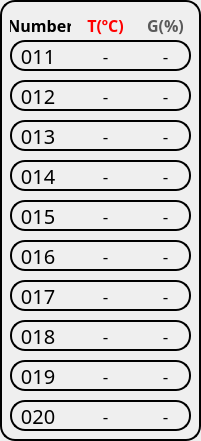
    <widget class="QFrame" name="frame_6">
     <property name="geometry">
      <rect>
       <x>210</x>
       <y>10</y>
       <width>201</width>
       <height>441</height>
      </rect>
     </property>
     <property name="styleSheet">
      <string notr="true">background-color:None;
border: 2px solid rgb(0,0,0);
border-radius: 15px;</string>
     </property>
     <property name="frameShape">
      <enum>QFrame::StyledPanel</enum>
     </property>
     <property name="frameShadow">
      <enum>QFrame::Raised</enum>
     </property>
     <widget class="QLabel" name="sensor_name_11">
      <property name="geometry">
       <rect>
        <x>10</x>
        <y>40</y>
        <width>181</width>
        <height>31</height>
       </rect>
      </property>
      <property name="font">
       <font>
        <family>KoPubWorld돋움체 Medium</family>
        <pointsize>15</pointsize>
       </font>
      </property>
      <property name="styleSheet">
       <string notr="true">background-color:None;
border: 2px solid rgb(0,0,0);
border-radius: 15px;</string>
      </property>
      <property name="text">
       <string/>
      </property>
      <property name="alignment">
       <set>Qt::AlignLeading|Qt::AlignLeft|Qt::AlignVCenter</set>
      </property>
     </widget>
     <widget class="QLabel" name="sensor_name_12">
      <property name="geometry">
       <rect>
        <x>10</x>
        <y>80</y>
        <width>181</width>
        <height>31</height>
       </rect>
      </property>
      <property name="font">
       <font>
        <family>KoPubWorld돋움체 Medium</family>
        <pointsize>15</pointsize>
       </font>
      </property>
      <property name="styleSheet">
       <string notr="true">background-color:None;
border: 2px solid rgb(0,0,0);
border-radius: 15px;
color:blue;</string>
      </property>
      <property name="text">
       <string/>
      </property>
      <property name="alignment">
       <set>Qt::AlignLeading|Qt::AlignLeft|Qt::AlignVCenter</set>
      </property>
     </widget>
     <widget class="QLabel" name="sensor_name_13">
      <property name="geometry">
       <rect>
        <x>10</x>
        <y>120</y>
        <width>181</width>
        <height>31</height>
       </rect>
      </property>
      <property name="font">
       <font>
        <family>KoPubWorld돋움체 Medium</family>
        <pointsize>15</pointsize>
       </font>
      </property>
      <property name="styleSheet">
       <string notr="true">background-color:None;
border: 2px solid rgb(0,0,0);
border-radius: 15px;</string>
      </property>
      <property name="text">
       <string/>
      </property>
      <property name="alignment">
       <set>Qt::AlignLeading|Qt::AlignLeft|Qt::AlignVCenter</set>
      </property>
     </widget>
     <widget class="QLabel" name="sensor_name_14">
      <property name="geometry">
       <rect>
        <x>10</x>
        <y>160</y>
        <width>181</width>
        <height>31</height>
       </rect>
      </property>
      <property name="font">
       <font>
        <family>KoPubWorld돋움체 Medium</family>
        <pointsize>15</pointsize>
       </font>
      </property>
      <property name="styleSheet">
       <string notr="true">background-color:None;
border: 2px solid rgb(0,0,0);
border-radius: 15px;</string>
      </property>
      <property name="text">
       <string/>
      </property>
      <property name="alignment">
       <set>Qt::AlignLeading|Qt::AlignLeft|Qt::AlignVCenter</set>
      </property>
     </widget>
     <widget class="QLabel" name="sensor_name_15">
      <property name="geometry">
       <rect>
        <x>10</x>
        <y>200</y>
        <width>181</width>
        <height>31</height>
       </rect>
      </property>
      <property name="font">
       <font>
        <family>KoPubWorld돋움체 Medium</family>
        <pointsize>15</pointsize>
       </font>
      </property>
      <property name="styleSheet">
       <string notr="true">background-color:None;
border: 2px solid rgb(0,0,0);
border-radius: 15px;</string>
      </property>
      <property name="text">
       <string/>
      </property>
      <property name="alignment">
       <set>Qt::AlignLeading|Qt::AlignLeft|Qt::AlignVCenter</set>
      </property>
     </widget>
     <widget class="QLabel" name="sensor_name_16">
      <property name="geometry">
       <rect>
        <x>10</x>
        <y>240</y>
        <width>181</width>
        <height>31</height>
       </rect>
      </property>
      <property name="font">
       <font>
        <family>KoPubWorld돋움체 Medium</family>
        <pointsize>15</pointsize>
       </font>
      </property>
      <property name="styleSheet">
       <string notr="true">background-color:None;
border: 2px solid rgb(0,0,0);
border-radius: 15px;
color:blue;</string>
      </property>
      <property name="text">
       <string/>
      </property>
      <property name="alignment">
       <set>Qt::AlignLeading|Qt::AlignLeft|Qt::AlignVCenter</set>
      </property>
     </widget>
     <widget class="QLabel" name="sensor_name_17">
      <property name="geometry">
       <rect>
        <x>10</x>
        <y>280</y>
        <width>181</width>
        <height>31</height>
       </rect>
      </property>
      <property name="font">
       <font>
        <family>KoPubWorld돋움체 Medium</family>
        <pointsize>15</pointsize>
       </font>
      </property>
      <property name="styleSheet">
       <string notr="true">background-color:None;
border: 2px solid rgb(0,0,0);
border-radius: 15px;</string>
      </property>
      <property name="text">
       <string/>
      </property>
      <property name="alignment">
       <set>Qt::AlignLeading|Qt::AlignLeft|Qt::AlignVCenter</set>
      </property>
     </widget>
     <widget class="QLabel" name="sensor_name_18">
      <property name="geometry">
       <rect>
        <x>10</x>
        <y>320</y>
        <width>181</width>
        <height>31</height>
       </rect>
      </property>
      <property name="font">
       <font>
        <family>KoPubWorld돋움체 Medium</family>
        <pointsize>15</pointsize>
       </font>
      </property>
      <property name="styleSheet">
       <string notr="true">background-color:None;
border: 2px solid rgb(0,0,0);
border-radius: 15px;</string>
      </property>
      <property name="text">
       <string/>
      </property>
      <property name="alignment">
       <set>Qt::AlignLeading|Qt::AlignLeft|Qt::AlignVCenter</set>
      </property>
     </widget>
     <widget class="QLabel" name="sensor_name_19">
      <property name="geometry">
       <rect>
        <x>10</x>
        <y>360</y>
        <width>181</width>
        <height>31</height>
       </rect>
      </property>
      <property name="font">
       <font>
        <family>KoPubWorld돋움체 Medium</family>
        <pointsize>15</pointsize>
       </font>
      </property>
      <property name="styleSheet">
       <string notr="true">background-color:None;
border: 2px solid rgb(0,0,0);
border-radius: 15px;</string>
      </property>
      <property name="text">
       <string/>
      </property>
      <property name="alignment">
       <set>Qt::AlignLeading|Qt::AlignLeft|Qt::AlignVCenter</set>
      </property>
     </widget>
     <widget class="QLabel" name="sensor_name_20">
      <property name="geometry">
       <rect>
        <x>10</x>
        <y>400</y>
        <width>181</width>
        <height>31</height>
       </rect>
      </property>
      <property name="font">
       <font>
        <family>KoPubWorld돋움체 Medium</family>
        <pointsize>15</pointsize>
       </font>
      </property>
      <property name="styleSheet">
       <string notr="true">background-color:None;
border: 2px solid rgb(0,0,0);
border-radius: 15px;
color:blue;</string>
      </property>
      <property name="text">
       <string/>
      </property>
      <property name="alignment">
       <set>Qt::AlignLeading|Qt::AlignLeft|Qt::AlignVCenter</set>
      </property>
     </widget>
     <widget class="QLabel" name="label_5">
      <property name="geometry">
       <rect>
        <x>10</x>
        <y>10</y>
        <width>61</width>
        <height>31</height>
       </rect>
      </property>
      <property name="font">
       <font>
        <family>KoPubWorld돋움체 Medium</family>
        <pointsize>12</pointsize>
        <weight>75</weight>
        <bold>true</bold>
       </font>
      </property>
      <property name="styleSheet">
       <string notr="true">background-color:None;
border: None;</string>
      </property>
      <property name="text">
       <string>Number</string>
      </property>
      <property name="alignment">
       <set>Qt::AlignCenter</set>
      </property>
     </widget>
     <widget class="QLabel" name="label_6">
      <property name="geometry">
       <rect>
        <x>80</x>
        <y>10</y>
        <width>51</width>
        <height>31</height>
       </rect>
      </property>
      <property name="font">
       <font>
        <family>KoPubWorld돋움체 Medium</family>
        <pointsize>12</pointsize>
        <weight>75</weight>
        <bold>true</bold>
       </font>
      </property>
      <property name="styleSheet">
       <string notr="true">background-color:None;
border: None;
color:rgb(255,0,0);</string>
      </property>
      <property name="text">
       <string>T(ºC)</string>
      </property>
      <property name="alignment">
       <set>Qt::AlignCenter</set>
      </property>
     </widget>
     <widget class="QLabel" name="label_13">
      <property name="geometry">
       <rect>
        <x>140</x>
        <y>10</y>
        <width>51</width>
        <height>31</height>
       </rect>
      </property>
      <property name="font">
       <font>
        <family>KoPubWorld돋움체 Medium</family>
        <pointsize>12</pointsize>
        <weight>75</weight>
        <bold>true</bold>
       </font>
      </property>
      <property name="styleSheet">
       <string notr="true">background-color:None;
border: None;
color:rgb(90,90,90);</string>
      </property>
      <property name="text">
       <string>G(%)</string>
      </property>
      <property name="alignment">
       <set>Qt::AlignCenter</set>
      </property>
     </widget>
     <widget class="QLabel" name="t13_lb">
      <property name="geometry">
       <rect>
        <x>80</x>
        <y>120</y>
        <width>51</width>
        <height>31</height>
       </rect>
      </property>
      <property name="font">
       <font>
        <family>KoPubWorld돋움체 Medium</family>
        <pointsize>13</pointsize>
        <strikeout>false</strikeout>
       </font>
      </property>
      <property name="styleSheet">
       <string notr="true">background-color:None;
border: None;</string>
      </property>
      <property name="text">
       <string>-</string>
      </property>
      <property name="alignment">
       <set>Qt::AlignCenter</set>
      </property>
     </widget>
     <widget class="QLabel" name="g18_lb">
      <property name="geometry">
       <rect>
        <x>140</x>
        <y>320</y>
        <width>51</width>
        <height>31</height>
       </rect>
      </property>
      <property name="font">
       <font>
        <family>KoPubWorld돋움체 Medium</family>
        <pointsize>13</pointsize>
       </font>
      </property>
      <property name="styleSheet">
       <string notr="true">background-color:None;
border: None;</string>
      </property>
      <property name="text">
       <string>-</string>
      </property>
      <property name="alignment">
       <set>Qt::AlignCenter</set>
      </property>
     </widget>
     <widget class="QLabel" name="g12_lb">
      <property name="geometry">
       <rect>
        <x>140</x>
        <y>80</y>
        <width>51</width>
        <height>31</height>
       </rect>
      </property>
      <property name="font">
       <font>
        <family>KoPubWorld돋움체 Medium</family>
        <pointsize>13</pointsize>
       </font>
      </property>
      <property name="styleSheet">
       <string notr="true">background-color:None;
border: None;</string>
      </property>
      <property name="text">
       <string>-</string>
      </property>
      <property name="alignment">
       <set>Qt::AlignCenter</set>
      </property>
     </widget>
     <widget class="QLabel" name="g16_lb">
      <property name="geometry">
       <rect>
        <x>140</x>
        <y>240</y>
        <width>51</width>
        <height>31</height>
       </rect>
      </property>
      <property name="font">
       <font>
        <family>KoPubWorld돋움체 Medium</family>
        <pointsize>13</pointsize>
       </font>
      </property>
      <property name="styleSheet">
       <string notr="true">background-color:None;
border: None;</string>
      </property>
      <property name="text">
       <string>-</string>
      </property>
      <property name="alignment">
       <set>Qt::AlignCenter</set>
      </property>
     </widget>
     <widget class="QLabel" name="g17_lb">
      <property name="geometry">
       <rect>
        <x>140</x>
        <y>280</y>
        <width>51</width>
        <height>31</height>
       </rect>
      </property>
      <property name="font">
       <font>
        <family>KoPubWorld돋움체 Medium</family>
        <pointsize>13</pointsize>
       </font>
      </property>
      <property name="styleSheet">
       <string notr="true">background-color:None;
border: None;</string>
      </property>
      <property name="text">
       <string>-</string>
      </property>
      <property name="alignment">
       <set>Qt::AlignCenter</set>
      </property>
     </widget>
     <widget class="QLabel" name="g11_lb">
      <property name="geometry">
       <rect>
        <x>140</x>
        <y>40</y>
        <width>51</width>
        <height>31</height>
       </rect>
      </property>
      <property name="font">
       <font>
        <family>KoPubWorld돋움체 Medium</family>
        <pointsize>13</pointsize>
       </font>
      </property>
      <property name="styleSheet">
       <string notr="true">background-color:None;
border: None;</string>
      </property>
      <property name="text">
       <string>-</string>
      </property>
      <property name="alignment">
       <set>Qt::AlignCenter</set>
      </property>
     </widget>
     <widget class="QLabel" name="t17_lb">
      <property name="geometry">
       <rect>
        <x>80</x>
        <y>280</y>
        <width>51</width>
        <height>31</height>
       </rect>
      </property>
      <property name="font">
       <font>
        <family>KoPubWorld돋움체 Medium</family>
        <pointsize>13</pointsize>
        <strikeout>false</strikeout>
       </font>
      </property>
      <property name="styleSheet">
       <string notr="true">background-color:None;
border: None;</string>
      </property>
      <property name="text">
       <string>-</string>
      </property>
      <property name="alignment">
       <set>Qt::AlignCenter</set>
      </property>
     </widget>
     <widget class="QLabel" name="t16_lb">
      <property name="geometry">
       <rect>
        <x>80</x>
        <y>240</y>
        <width>51</width>
        <height>31</height>
       </rect>
      </property>
      <property name="font">
       <font>
        <family>KoPubWorld돋움체 Medium</family>
        <pointsize>13</pointsize>
        <strikeout>false</strikeout>
       </font>
      </property>
      <property name="styleSheet">
       <string notr="true">background-color:None;
border: None;</string>
      </property>
      <property name="text">
       <string>-</string>
      </property>
      <property name="alignment">
       <set>Qt::AlignCenter</set>
      </property>
     </widget>
     <widget class="QLabel" name="g15_lb">
      <property name="geometry">
       <rect>
        <x>140</x>
        <y>200</y>
        <width>51</width>
        <height>31</height>
       </rect>
      </property>
      <property name="font">
       <font>
        <family>KoPubWorld돋움체 Medium</family>
        <pointsize>13</pointsize>
       </font>
      </property>
      <property name="styleSheet">
       <string notr="true">background-color:None;
border: None;</string>
      </property>
      <property name="text">
       <string>-</string>
      </property>
      <property name="alignment">
       <set>Qt::AlignCenter</set>
      </property>
     </widget>
     <widget class="QLabel" name="g14_lb">
      <property name="geometry">
       <rect>
        <x>140</x>
        <y>160</y>
        <width>51</width>
        <height>31</height>
       </rect>
      </property>
      <property name="font">
       <font>
        <family>KoPubWorld돋움체 Medium</family>
        <pointsize>13</pointsize>
       </font>
      </property>
      <property name="styleSheet">
       <string notr="true">background-color:None;
border: None;</string>
      </property>
      <property name="text">
       <string>-</string>
      </property>
      <property name="alignment">
       <set>Qt::AlignCenter</set>
      </property>
     </widget>
     <widget class="QLabel" name="g19_lb">
      <property name="geometry">
       <rect>
        <x>140</x>
        <y>360</y>
        <width>51</width>
        <height>31</height>
       </rect>
      </property>
      <property name="font">
       <font>
        <family>KoPubWorld돋움체 Medium</family>
        <pointsize>13</pointsize>
       </font>
      </property>
      <property name="styleSheet">
       <string notr="true">background-color:None;
border: None;</string>
      </property>
      <property name="text">
       <string>-</string>
      </property>
      <property name="alignment">
       <set>Qt::AlignCenter</set>
      </property>
     </widget>
     <widget class="QLabel" name="t14_lb">
      <property name="geometry">
       <rect>
        <x>80</x>
        <y>160</y>
        <width>51</width>
        <height>31</height>
       </rect>
      </property>
      <property name="font">
       <font>
        <family>KoPubWorld돋움체 Medium</family>
        <pointsize>13</pointsize>
        <strikeout>false</strikeout>
       </font>
      </property>
      <property name="styleSheet">
       <string notr="true">background-color:None;
border: None;</string>
      </property>
      <property name="text">
       <string>-</string>
      </property>
      <property name="alignment">
       <set>Qt::AlignCenter</set>
      </property>
     </widget>
     <widget class="QLabel" name="t15_lb">
      <property name="geometry">
       <rect>
        <x>80</x>
        <y>200</y>
        <width>51</width>
        <height>31</height>
       </rect>
      </property>
      <property name="font">
       <font>
        <family>KoPubWorld돋움체 Medium</family>
        <pointsize>13</pointsize>
        <strikeout>false</strikeout>
       </font>
      </property>
      <property name="styleSheet">
       <string notr="true">background-color:None;
border: None;</string>
      </property>
      <property name="text">
       <string>-</string>
      </property>
      <property name="alignment">
       <set>Qt::AlignCenter</set>
      </property>
     </widget>
     <widget class="QLabel" name="t11_lb">
      <property name="geometry">
       <rect>
        <x>80</x>
        <y>40</y>
        <width>51</width>
        <height>31</height>
       </rect>
      </property>
      <property name="font">
       <font>
        <family>KoPubWorld돋움체 Medium</family>
        <pointsize>13</pointsize>
        <strikeout>false</strikeout>
       </font>
      </property>
      <property name="styleSheet">
       <string notr="true">background-color:None;
border: None;</string>
      </property>
      <property name="text">
       <string>-</string>
      </property>
      <property name="alignment">
       <set>Qt::AlignCenter</set>
      </property>
     </widget>
     <widget class="QLabel" name="g20_lb">
      <property name="geometry">
       <rect>
        <x>140</x>
        <y>400</y>
        <width>51</width>
        <height>31</height>
       </rect>
      </property>
      <property name="font">
       <font>
        <family>KoPubWorld돋움체 Medium</family>
        <pointsize>13</pointsize>
       </font>
      </property>
      <property name="styleSheet">
       <string notr="true">background-color:None;
border: None;</string>
      </property>
      <property name="text">
       <string>-</string>
      </property>
      <property name="alignment">
       <set>Qt::AlignCenter</set>
      </property>
     </widget>
     <widget class="QLabel" name="g13_lb">
      <property name="geometry">
       <rect>
        <x>140</x>
        <y>120</y>
        <width>51</width>
        <height>31</height>
       </rect>
      </property>
      <property name="font">
       <font>
        <family>KoPubWorld돋움체 Medium</family>
        <pointsize>13</pointsize>
       </font>
      </property>
      <property name="styleSheet">
       <string notr="true">background-color:None;
border: None;</string>
      </property>
      <property name="text">
       <string>-</string>
      </property>
      <property name="alignment">
       <set>Qt::AlignCenter</set>
      </property>
     </widget>
     <widget class="QLabel" name="t18_lb">
      <property name="geometry">
       <rect>
        <x>80</x>
        <y>320</y>
        <width>51</width>
        <height>31</height>
       </rect>
      </property>
      <property name="font">
       <font>
        <family>KoPubWorld돋움체 Medium</family>
        <pointsize>13</pointsize>
        <strikeout>false</strikeout>
       </font>
      </property>
      <property name="styleSheet">
       <string notr="true">background-color:None;
border: None;</string>
      </property>
      <property name="text">
       <string>-</string>
      </property>
      <property name="alignment">
       <set>Qt::AlignCenter</set>
      </property>
     </widget>
     <widget class="QLabel" name="t20_lb">
      <property name="geometry">
       <rect>
        <x>80</x>
        <y>400</y>
        <width>51</width>
        <height>31</height>
       </rect>
      </property>
      <property name="font">
       <font>
        <family>KoPubWorld돋움체 Medium</family>
        <pointsize>13</pointsize>
        <strikeout>false</strikeout>
       </font>
      </property>
      <property name="styleSheet">
       <string notr="true">background-color:None;
border: None;</string>
      </property>
      <property name="text">
       <string>-</string>
      </property>
      <property name="alignment">
       <set>Qt::AlignCenter</set>
      </property>
     </widget>
     <widget class="QLabel" name="t12_lb">
      <property name="geometry">
       <rect>
        <x>80</x>
        <y>80</y>
        <width>51</width>
        <height>31</height>
       </rect>
      </property>
      <property name="font">
       <font>
        <family>KoPubWorld돋움체 Medium</family>
        <pointsize>13</pointsize>
        <strikeout>false</strikeout>
       </font>
      </property>
      <property name="styleSheet">
       <string notr="true">background-color:None;
border: None;</string>
      </property>
      <property name="text">
       <string>-</string>
      </property>
      <property name="alignment">
       <set>Qt::AlignCenter</set>
      </property>
     </widget>
     <widget class="QLabel" name="t19_lb">
      <property name="geometry">
       <rect>
        <x>80</x>
        <y>360</y>
        <width>51</width>
        <height>31</height>
       </rect>
      </property>
      <property name="font">
       <font>
        <family>KoPubWorld돋움체 Medium</family>
        <pointsize>13</pointsize>
        <strikeout>false</strikeout>
       </font>
      </property>
      <property name="styleSheet">
       <string notr="true">background-color:None;
border: None;</string>
      </property>
      <property name="text">
       <string>-</string>
      </property>
      <property name="alignment">
       <set>Qt::AlignCenter</set>
      </property>
     </widget>
     <widget class="QPushButton" name="n11_btn">
      <property name="geometry">
       <rect>
        <x>10</x>
        <y>40</y>
        <width>51</width>
        <height>31</height>
       </rect>
      </property>
      <property name="font">
       <font>
        <family>KoPubWorld돋움체 Medium</family>
        <pointsize>15</pointsize>
       </font>
      </property>
      <property name="styleSheet">
       <string notr="true">background-color:None;
border: None
</string>
      </property>
      <property name="text">
       <string> 011</string>
      </property>
     </widget>
     <widget class="QPushButton" name="n12_btn">
      <property name="geometry">
       <rect>
        <x>10</x>
        <y>80</y>
        <width>51</width>
        <height>31</height>
       </rect>
      </property>
      <property name="font">
       <font>
        <family>KoPubWorld돋움체 Medium</family>
        <pointsize>15</pointsize>
       </font>
      </property>
      <property name="styleSheet">
       <string notr="true">background-color:None;
border: None;
color:rgb(0,0,0);</string>
      </property>
      <property name="text">
       <string> 012</string>
      </property>
     </widget>
     <widget class="QPushButton" name="n13_btn">
      <property name="geometry">
       <rect>
        <x>10</x>
        <y>120</y>
        <width>51</width>
        <height>31</height>
       </rect>
      </property>
      <property name="font">
       <font>
        <family>KoPubWorld돋움체 Medium</family>
        <pointsize>15</pointsize>
       </font>
      </property>
      <property name="styleSheet">
       <string notr="true">background-color:None;
border: None
</string>
      </property>
      <property name="text">
       <string> 013</string>
      </property>
     </widget>
     <widget class="QPushButton" name="n14_btn">
      <property name="geometry">
       <rect>
        <x>10</x>
        <y>160</y>
        <width>51</width>
        <height>31</height>
       </rect>
      </property>
      <property name="font">
       <font>
        <family>KoPubWorld돋움체 Medium</family>
        <pointsize>15</pointsize>
       </font>
      </property>
      <property name="styleSheet">
       <string notr="true">background-color:None;
border: None
</string>
      </property>
      <property name="text">
       <string> 014</string>
      </property>
     </widget>
     <widget class="QPushButton" name="n15_btn">
      <property name="geometry">
       <rect>
        <x>10</x>
        <y>200</y>
        <width>51</width>
        <height>31</height>
       </rect>
      </property>
      <property name="font">
       <font>
        <family>KoPubWorld돋움체 Medium</family>
        <pointsize>15</pointsize>
       </font>
      </property>
      <property name="styleSheet">
       <string notr="true">background-color:None;
border: None
</string>
      </property>
      <property name="text">
       <string> 015</string>
      </property>
     </widget>
     <widget class="QPushButton" name="n16_btn">
      <property name="geometry">
       <rect>
        <x>10</x>
        <y>240</y>
        <width>51</width>
        <height>31</height>
       </rect>
      </property>
      <property name="font">
       <font>
        <family>KoPubWorld돋움체 Medium</family>
        <pointsize>15</pointsize>
       </font>
      </property>
      <property name="styleSheet">
       <string notr="true">background-color:None;
border: None;
color:rgb(0,0,0);</string>
      </property>
      <property name="text">
       <string> 016</string>
      </property>
     </widget>
     <widget class="QPushButton" name="n17_btn">
      <property name="geometry">
       <rect>
        <x>10</x>
        <y>280</y>
        <width>51</width>
        <height>31</height>
       </rect>
      </property>
      <property name="font">
       <font>
        <family>KoPubWorld돋움체 Medium</family>
        <pointsize>15</pointsize>
       </font>
      </property>
      <property name="styleSheet">
       <string notr="true">background-color:None;
border: None
</string>
      </property>
      <property name="text">
       <string> 017</string>
      </property>
     </widget>
     <widget class="QPushButton" name="n18_btn">
      <property name="geometry">
       <rect>
        <x>10</x>
        <y>320</y>
        <width>51</width>
        <height>31</height>
       </rect>
      </property>
      <property name="font">
       <font>
        <family>KoPubWorld돋움체 Medium</family>
        <pointsize>15</pointsize>
       </font>
      </property>
      <property name="styleSheet">
       <string notr="true">background-color:None;
border: None
</string>
      </property>
      <property name="text">
       <string> 018</string>
      </property>
     </widget>
     <widget class="QPushButton" name="n19_btn">
      <property name="geometry">
       <rect>
        <x>10</x>
        <y>360</y>
        <width>51</width>
        <height>31</height>
       </rect>
      </property>
      <property name="font">
       <font>
        <family>KoPubWorld돋움체 Medium</family>
        <pointsize>15</pointsize>
       </font>
      </property>
      <property name="styleSheet">
       <string notr="true">background-color:None;
border: None
</string>
      </property>
      <property name="text">
       <string> 019</string>
      </property>
     </widget>
     <widget class="QPushButton" name="n20_btn">
      <property name="geometry">
       <rect>
        <x>10</x>
        <y>400</y>
        <width>51</width>
        <height>31</height>
       </rect>
      </property>
      <property name="font">
       <font>
        <family>KoPubWorld돋움체 Medium</family>
        <pointsize>15</pointsize>
       </font>
      </property>
      <property name="styleSheet">
       <string notr="true">background-color:None;
border: None;
color:rgb(0,0,0);</string>
      </property>
      <property name="text">
       <string> 020</string>
      </property>
     </widget>
    </widget>
